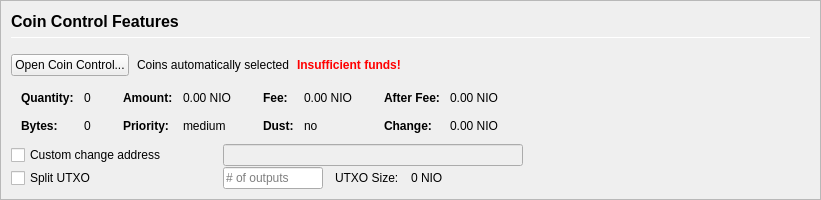
         <widget class="QFrame" name="frameCoinControl">
          <property name="sizePolicy">
           <sizepolicy hsizetype="Expanding" vsizetype="Expanding">
            <horstretch>0</horstretch>
            <verstretch>0</verstretch>
           </sizepolicy>
          </property>
          <property name="maximumSize">
           <size>
            <width>16777215</width>
            <height>16777215</height>
           </size>
          </property>
          <property name="frameShape">
           <enum>QFrame::StyledPanel</enum>
          </property>
          <property name="frameShadow">
           <enum>QFrame::Sunken</enum>
          </property>
          <layout class="QVBoxLayout" name="verticalLayoutCoinControl2">
           <property name="spacing">
            <number>0</number>
           </property>
           <property name="margin">
            <number>0</number>
           </property>
           <item>
            <widget class="QFrame" name="frameCoinControl_BG">
             <layout class="QVBoxLayout" name="verticalLayoutCoinControl" stretch="0,0,0,0,0,0">
              <property name="spacing">
               <number>1</number>
              </property>
              <property name="leftMargin">
               <number>10</number>
              </property>
              <property name="topMargin">
               <number>10</number>
              </property>
              <item>
               <layout class="QHBoxLayout" name="horizontalLayoutCoinControl1">
                <property name="bottomMargin">
                 <number>15</number>
                </property>
                <item>
                 <layout class="QVBoxLayout" name="verticalLayout_3">
                  <property name="spacing">
                   <number>6</number>
                  </property>
                  <item>
                   <widget class="QLabel" name="labelCoinControlFeatures">
                    <property name="sizePolicy">
                     <sizepolicy hsizetype="Preferred" vsizetype="Maximum">
                      <horstretch>0</horstretch>
                      <verstretch>0</verstretch>
                     </sizepolicy>
                    </property>
                    <property name="minimumSize">
                     <size>
                      <width>0</width>
                      <height>20</height>
                     </size>
                    </property>
                    <property name="font">
                     <font>
                      <pointsize>12</pointsize>
                      <weight>75</weight>
                      <bold>true</bold>
                     </font>
                    </property>
                    <property name="styleSheet">
                     <string notr="true">font-weight:bold;</string>
                    </property>
                    <property name="text">
                     <string>Coin Control Features</string>
                    </property>
                   </widget>
                  </item>
                  <item>
                   <widget class="Line" name="line">
                    <property name="minimumSize">
                     <size>
                      <width>0</width>
                      <height>1</height>
                     </size>
                    </property>
                    <property name="maximumSize">
                     <size>
                      <width>16777215</width>
                      <height>1</height>
                     </size>
                    </property>
                    <property name="orientation">
                     <enum>Qt::Horizontal</enum>
                    </property>
                   </widget>
                  </item>
                 </layout>
                </item>
               </layout>
              </item>
              <item>
               <layout class="QHBoxLayout" name="horizontalLayoutCoinControl2" stretch="0,0,0,0">
                <property name="spacing">
                 <number>8</number>
                </property>
                <property name="bottomMargin">
                 <number>10</number>
                </property>
                <item>
                 <widget class="QPushButton" name="pushButtonCoinControl">
                  <property name="styleSheet">
                   <string notr="true"/>
                  </property>
                  <property name="text">
                   <string>Open Coin Control...</string>
                  </property>
                  <property name="autoDefault">
                   <bool>false</bool>
                  </property>
                 </widget>
                </item>
                <item>
                 <widget class="QLabel" name="labelCoinControlAutomaticallySelected">
                  <property name="text">
                   <string>Coins automatically selected</string>
                  </property>
                  <property name="margin">
                   <number>5</number>
                  </property>
                 </widget>
                </item>
                <item>
                 <widget class="QLabel" name="labelCoinControlInsuffFunds">
                  <property name="font">
                   <font>
                    <weight>75</weight>
                    <bold>true</bold>
                   </font>
                  </property>
                  <property name="styleSheet">
                   <string notr="true">color:red;font-weight:bold;</string>
                  </property>
                  <property name="text">
                   <string>Insufficient funds!</string>
                  </property>
                  <property name="margin">
                   <number>5</number>
                  </property>
                 </widget>
                </item>
                <item>
                 <spacer name="horizontalSpacerCoinControl">
                  <property name="orientation">
                   <enum>Qt::Horizontal</enum>
                  </property>
                  <property name="sizeHint" stdset="0">
                   <size>
                    <width>40</width>
                    <height>1</height>
                   </size>
                  </property>
                 </spacer>
                </item>
               </layout>
              </item>
              <item>
               <widget class="QWidget" name="widgetCoinControl" native="true">
                <property name="sizePolicy">
                 <sizepolicy hsizetype="Preferred" vsizetype="Preferred">
                  <horstretch>0</horstretch>
                  <verstretch>0</verstretch>
                 </sizepolicy>
                </property>
                <property name="minimumSize">
                 <size>
                  <width>0</width>
                  <height>0</height>
                 </size>
                </property>
                <property name="styleSheet">
                 <string notr="true"/>
                </property>
                <layout class="QHBoxLayout" name="horizontalLayoutCoinControl5">
                 <property name="margin">
                  <number>0</number>
                 </property>
                 <item>
                  <layout class="QHBoxLayout" name="horizontalLayoutCoinControl3" stretch="0,0,0,1">
                   <property name="spacing">
                    <number>20</number>
                   </property>
                   <property name="topMargin">
                    <number>0</number>
                   </property>
                   <property name="bottomMargin">
                    <number>10</number>
                   </property>
                   <item>
                    <layout class="QFormLayout" name="formLayoutCoinControl1">
                     <property name="horizontalSpacing">
                      <number>10</number>
                     </property>
                     <property name="verticalSpacing">
                      <number>14</number>
                     </property>
                     <property name="leftMargin">
                      <number>10</number>
                     </property>
                     <property name="topMargin">
                      <number>4</number>
                     </property>
                     <property name="rightMargin">
                      <number>6</number>
                     </property>
                     <item row="0" column="0">
                      <widget class="QLabel" name="labelCoinControlQuantityText">
                       <property name="font">
                        <font>
                         <weight>75</weight>
                         <bold>true</bold>
                        </font>
                       </property>
                       <property name="text">
                        <string>Quantity:</string>
                       </property>
                       <property name="margin">
                        <number>0</number>
                       </property>
                      </widget>
                     </item>
                     <item row="0" column="1">
                      <widget class="QLabel" name="labelCoinControlQuantity">
                       <property name="cursor">
                        <cursorShape>IBeamCursor</cursorShape>
                       </property>
                       <property name="contextMenuPolicy">
                        <enum>Qt::ActionsContextMenu</enum>
                       </property>
                       <property name="text">
                        <string notr="true">0</string>
                       </property>
                       <property name="margin">
                        <number>0</number>
                       </property>
                       <property name="textInteractionFlags">
                        <set>Qt::LinksAccessibleByMouse|Qt::TextSelectableByKeyboard|Qt::TextSelectableByMouse</set>
                       </property>
                      </widget>
                     </item>
                     <item row="1" column="0">
                      <widget class="QLabel" name="labelCoinControlBytesText">
                       <property name="font">
                        <font>
                         <weight>75</weight>
                         <bold>true</bold>
                        </font>
                       </property>
                       <property name="text">
                        <string>Bytes:</string>
                       </property>
                      </widget>
                     </item>
                     <item row="1" column="1">
                      <widget class="QLabel" name="labelCoinControlBytes">
                       <property name="cursor">
                        <cursorShape>IBeamCursor</cursorShape>
                       </property>
                       <property name="contextMenuPolicy">
                        <enum>Qt::ActionsContextMenu</enum>
                       </property>
                       <property name="text">
                        <string notr="true">0</string>
                       </property>
                       <property name="textInteractionFlags">
                        <set>Qt::LinksAccessibleByMouse|Qt::TextSelectableByKeyboard|Qt::TextSelectableByMouse</set>
                       </property>
                      </widget>
                     </item>
                    </layout>
                   </item>
                   <item>
                    <layout class="QFormLayout" name="formLayoutCoinControl2">
                     <property name="horizontalSpacing">
                      <number>10</number>
                     </property>
                     <property name="verticalSpacing">
                      <number>14</number>
                     </property>
                     <property name="leftMargin">
                      <number>6</number>
                     </property>
                     <property name="topMargin">
                      <number>4</number>
                     </property>
                     <property name="rightMargin">
                      <number>6</number>
                     </property>
                     <item row="0" column="0">
                      <widget class="QLabel" name="labelCoinControlAmountText">
                       <property name="font">
                        <font>
                         <weight>75</weight>
                         <bold>true</bold>
                        </font>
                       </property>
                       <property name="text">
                        <string>Amount:</string>
                       </property>
                       <property name="margin">
                        <number>0</number>
                       </property>
                      </widget>
                     </item>
                     <item row="0" column="1">
                      <widget class="QLabel" name="labelCoinControlAmount">
                       <property name="cursor">
                        <cursorShape>IBeamCursor</cursorShape>
                       </property>
                       <property name="contextMenuPolicy">
                        <enum>Qt::ActionsContextMenu</enum>
                       </property>
                       <property name="text">
                        <string notr="true">0.00 NIO</string>
                       </property>
                       <property name="textInteractionFlags">
                        <set>Qt::LinksAccessibleByMouse|Qt::TextSelectableByKeyboard|Qt::TextSelectableByMouse</set>
                       </property>
                      </widget>
                     </item>
                     <item row="1" column="0">
                      <widget class="QLabel" name="labelCoinControlPriorityText">
                       <property name="font">
                        <font>
                         <weight>75</weight>
                         <bold>true</bold>
                        </font>
                       </property>
                       <property name="text">
                        <string>Priority:</string>
                       </property>
                      </widget>
                     </item>
                     <item row="1" column="1">
                      <widget class="QLabel" name="labelCoinControlPriority">
                       <property name="cursor">
                        <cursorShape>IBeamCursor</cursorShape>
                       </property>
                       <property name="contextMenuPolicy">
                        <enum>Qt::ActionsContextMenu</enum>
                       </property>
                       <property name="text">
                        <string>medium</string>
                       </property>
                       <property name="textInteractionFlags">
                        <set>Qt::LinksAccessibleByMouse|Qt::TextSelectableByKeyboard|Qt::TextSelectableByMouse</set>
                       </property>
                      </widget>
                     </item>
                    </layout>
                   </item>
                   <item>
                    <layout class="QFormLayout" name="formLayoutCoinControl3">
                     <property name="horizontalSpacing">
                      <number>10</number>
                     </property>
                     <property name="verticalSpacing">
                      <number>14</number>
                     </property>
                     <property name="leftMargin">
                      <number>6</number>
                     </property>
                     <property name="topMargin">
                      <number>4</number>
                     </property>
                     <property name="rightMargin">
                      <number>6</number>
                     </property>
                     <item row="0" column="0">
                      <widget class="QLabel" name="labelCoinControlFeeText">
                       <property name="font">
                        <font>
                         <weight>75</weight>
                         <bold>true</bold>
                        </font>
                       </property>
                       <property name="text">
                        <string>Fee:</string>
                       </property>
                       <property name="margin">
                        <number>0</number>
                       </property>
                      </widget>
                     </item>
                     <item row="0" column="1">
                      <widget class="QLabel" name="labelCoinControlFee">
                       <property name="cursor">
                        <cursorShape>IBeamCursor</cursorShape>
                       </property>
                       <property name="contextMenuPolicy">
                        <enum>Qt::ActionsContextMenu</enum>
                       </property>
                       <property name="text">
                        <string notr="true">0.00 NIO</string>
                       </property>
                       <property name="textInteractionFlags">
                        <set>Qt::LinksAccessibleByMouse|Qt::TextSelectableByKeyboard|Qt::TextSelectableByMouse</set>
                       </property>
                      </widget>
                     </item>
                     <item row="1" column="0">
                      <widget class="QLabel" name="labelCoinControlLowOutputText">
                       <property name="font">
                        <font>
                         <weight>75</weight>
                         <bold>true</bold>
                        </font>
                       </property>
                       <property name="text">
                        <string>Dust:</string>
                       </property>
                      </widget>
                     </item>
                     <item row="1" column="1">
                      <widget class="QLabel" name="labelCoinControlLowOutput">
                       <property name="cursor">
                        <cursorShape>IBeamCursor</cursorShape>
                       </property>
                       <property name="contextMenuPolicy">
                        <enum>Qt::ActionsContextMenu</enum>
                       </property>
                       <property name="text">
                        <string>no</string>
                       </property>
                       <property name="textInteractionFlags">
                        <set>Qt::LinksAccessibleByMouse|Qt::TextSelectableByKeyboard|Qt::TextSelectableByMouse</set>
                       </property>
                      </widget>
                     </item>
                    </layout>
                   </item>
                   <item>
                    <layout class="QFormLayout" name="formLayoutCoinControl4">
                     <property name="horizontalSpacing">
                      <number>10</number>
                     </property>
                     <property name="verticalSpacing">
                      <number>14</number>
                     </property>
                     <property name="leftMargin">
                      <number>6</number>
                     </property>
                     <property name="topMargin">
                      <number>4</number>
                     </property>
                     <property name="rightMargin">
                      <number>6</number>
                     </property>
                     <item row="0" column="0">
                      <widget class="QLabel" name="labelCoinControlAfterFeeText">
                       <property name="font">
                        <font>
                         <weight>75</weight>
                         <bold>true</bold>
                        </font>
                       </property>
                       <property name="text">
                        <string>After Fee:</string>
                       </property>
                       <property name="margin">
                        <number>0</number>
                       </property>
                      </widget>
                     </item>
                     <item row="0" column="1">
                      <widget class="QLabel" name="labelCoinControlAfterFee">
                       <property name="cursor">
                        <cursorShape>IBeamCursor</cursorShape>
                       </property>
                       <property name="contextMenuPolicy">
                        <enum>Qt::ActionsContextMenu</enum>
                       </property>
                       <property name="text">
                        <string notr="true">0.00 NIO</string>
                       </property>
                       <property name="textInteractionFlags">
                        <set>Qt::LinksAccessibleByMouse|Qt::TextSelectableByKeyboard|Qt::TextSelectableByMouse</set>
                       </property>
                      </widget>
                     </item>
                     <item row="1" column="0">
                      <widget class="QLabel" name="labelCoinControlChangeText">
                       <property name="font">
                        <font>
                         <weight>75</weight>
                         <bold>true</bold>
                        </font>
                       </property>
                       <property name="text">
                        <string>Change:</string>
                       </property>
                      </widget>
                     </item>
                     <item row="1" column="1">
                      <widget class="QLabel" name="labelCoinControlChange">
                       <property name="cursor">
                        <cursorShape>IBeamCursor</cursorShape>
                       </property>
                       <property name="contextMenuPolicy">
                        <enum>Qt::ActionsContextMenu</enum>
                       </property>
                       <property name="text">
                        <string notr="true">0.00 NIO</string>
                       </property>
                       <property name="textInteractionFlags">
                        <set>Qt::LinksAccessibleByMouse|Qt::TextSelectableByKeyboard|Qt::TextSelectableByMouse</set>
                       </property>
                      </widget>
                     </item>
                    </layout>
                   </item>
                  </layout>
                 </item>
                </layout>
               </widget>
              </item>
              <item>
               <layout class="QHBoxLayout" name="horizontalLayoutCoinControl4">
                <property name="spacing">
                 <number>12</number>
                </property>
                <property name="sizeConstraint">
                 <enum>QLayout::SetDefaultConstraint</enum>
                </property>
                <property name="topMargin">
                 <number>0</number>
                </property>
                <property name="rightMargin">
                 <number>0</number>
                </property>
                <item>
                 <widget class="QCheckBox" name="checkBoxCoinControlChange">
                  <property name="sizePolicy">
                   <sizepolicy hsizetype="Preferred" vsizetype="Preferred">
                    <horstretch>0</horstretch>
                    <verstretch>0</verstretch>
                   </sizepolicy>
                  </property>
                  <property name="minimumSize">
                   <size>
                    <width>200</width>
                    <height>0</height>
                   </size>
                  </property>
                  <property name="maximumSize">
                   <size>
                    <width>200</width>
                    <height>16777215</height>
                   </size>
                  </property>
                  <property name="toolTip">
                   <string>If this is activated, but the change address is empty or invalid, change will be sent to a newly generated address.</string>
                  </property>
                  <property name="text">
                   <string>Custom change address</string>
                  </property>
                 </widget>
                </item>
                <item>
                 <widget class="QValidatedLineEdit" name="lineEditCoinControlChange">
                  <property name="enabled">
                   <bool>false</bool>
                  </property>
                  <property name="sizePolicy">
                   <sizepolicy hsizetype="Preferred" vsizetype="Preferred">
                    <horstretch>0</horstretch>
                    <verstretch>0</verstretch>
                   </sizepolicy>
                  </property>
                  <property name="minimumSize">
                   <size>
                    <width>300</width>
                    <height>0</height>
                   </size>
                  </property>
                 </widget>
                </item>
                <item>
                 <widget class="QLabel" name="labelCoinControlChangeLabel">
                  <property name="sizePolicy">
                   <sizepolicy hsizetype="Preferred" vsizetype="Preferred">
                    <horstretch>0</horstretch>
                    <verstretch>0</verstretch>
                   </sizepolicy>
                  </property>
                  <property name="minimumSize">
                   <size>
                    <width>100</width>
                    <height>0</height>
                   </size>
                  </property>
                  <property name="text">
                   <string/>
                  </property>
                  <property name="margin">
                   <number>3</number>
                  </property>
                 </widget>
                </item>
               </layout>
              </item>
              <item>
               <layout class="QHBoxLayout" name="horizontalLayoutCoinControl6">
                <property name="spacing">
                 <number>12</number>
                </property>
                <property name="rightMargin">
                 <number>0</number>
                </property>
                <item>
                 <widget class="QCheckBox" name="splitBlockCheckBox">
                  <property name="sizePolicy">
                   <sizepolicy hsizetype="Preferred" vsizetype="Preferred">
                    <horstretch>0</horstretch>
                    <verstretch>0</verstretch>
                   </sizepolicy>
                  </property>
                  <property name="minimumSize">
                   <size>
                    <width>200</width>
                    <height>0</height>
                   </size>
                  </property>
                  <property name="maximumSize">
                   <size>
                    <width>200</width>
                    <height>16777215</height>
                   </size>
                  </property>
                  <property name="text">
                   <string>Split UTXO</string>
                  </property>
                 </widget>
                </item>
                <item>
                 <widget class="QLineEdit" name="splitBlockLineEdit">
                  <property name="sizePolicy">
                   <sizepolicy hsizetype="Preferred" vsizetype="Preferred">
                    <horstretch>50</horstretch>
                    <verstretch>0</verstretch>
                   </sizepolicy>
                  </property>
                  <property name="minimumSize">
                   <size>
                    <width>100</width>
                    <height>0</height>
                   </size>
                  </property>
                  <property name="maximumSize">
                   <size>
                    <width>100</width>
                    <height>16777215</height>
                   </size>
                  </property>
                  <property name="placeholderText">
                   <string># of outputs</string>
                  </property>
                 </widget>
                </item>
                <item>
                 <widget class="QLabel" name="labelBlockSizeText">
                  <property name="text">
                   <string>UTXO Size:</string>
                  </property>
                 </widget>
                </item>
                <item>
                 <widget class="QLabel" name="labelBlockSize">
                  <property name="text">
                   <string>0 NIO</string>
                  </property>
                 </widget>
                </item>
                <item>
                 <spacer name="horizontalSpacer_7">
                  <property name="orientation">
                   <enum>Qt::Horizontal</enum>
                  </property>
                  <property name="sizeHint" stdset="0">
                   <size>
                    <width>40</width>
                    <height>20</height>
                   </size>
                  </property>
                 </spacer>
                </item>
               </layout>
              </item>
              <item>
               <spacer name="verticalSpacerCoinControl">
                <property name="orientation">
                 <enum>Qt::Vertical</enum>
                </property>
                <property name="sizeHint" stdset="0">
                 <size>
                  <width>800</width>
                  <height>1</height>
                 </size>
                </property>
               </spacer>
              </item>
             </layout>
            </widget>
           </item>
          </layout>
         </widget>
